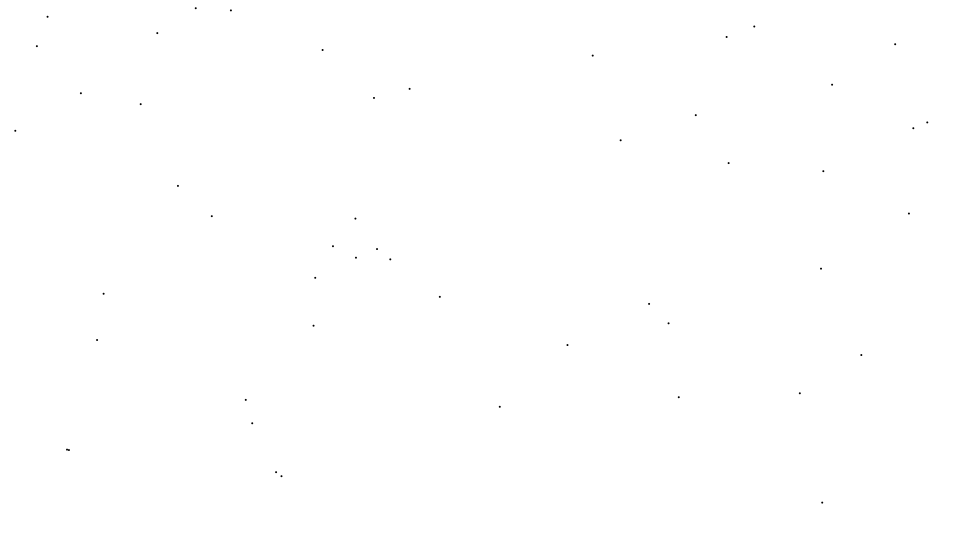
Frame 1 (no input)
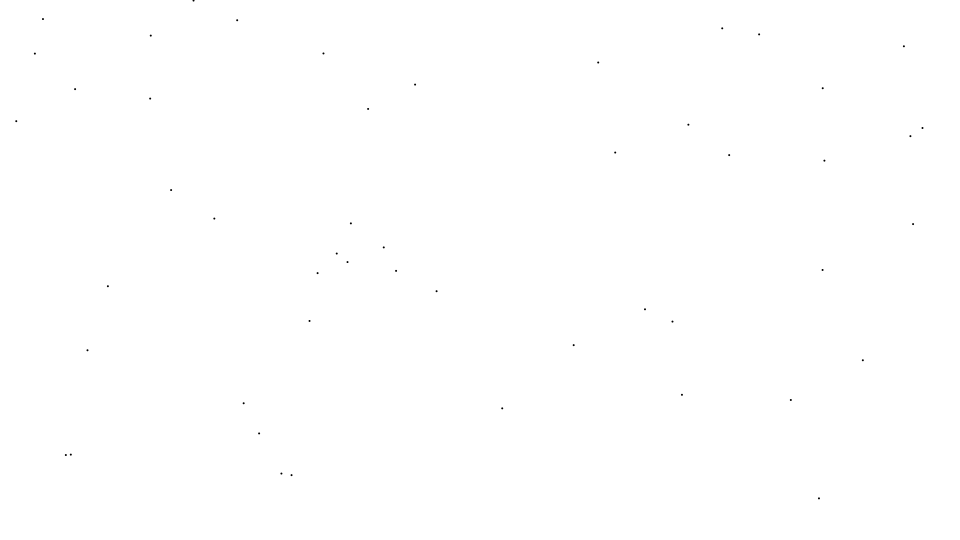
Frame 60 (the mouse pressed at the canvas centre just before this capture)
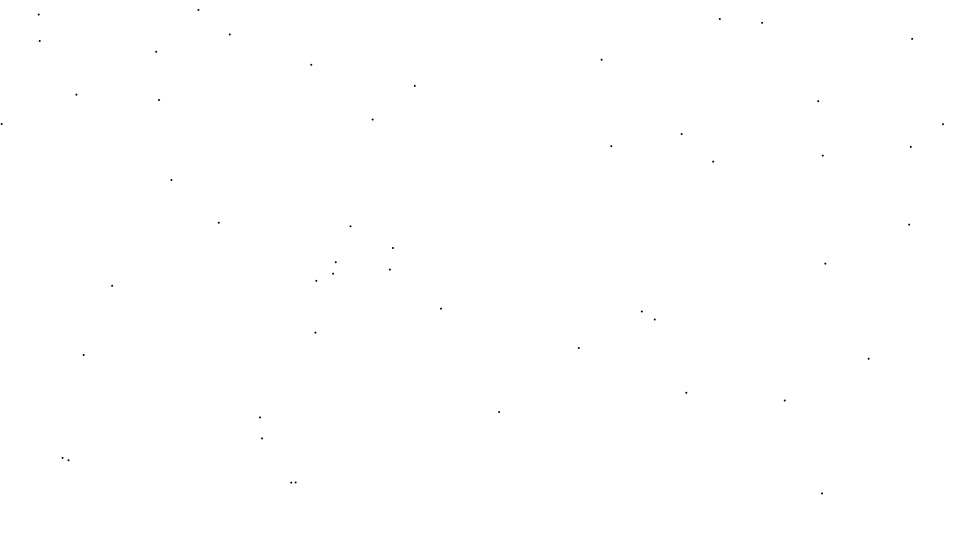
Frame 120 (the mouse held since frame 60 and released just before this capture)

The Processing sketch that drew these frames (run headless with seeded random() and noise(); from frame 60 on, the mouse is pressed at the canvas centre):

// Processing sketch: Brownian1
// ── Brownian1.pde
static final int numDots = 50;
float friction = 0.95;
Ball[] dots;

void setup() {
  size(960, 540);
  frameRate(30);
  initialize();
}

void initialize() {
  smooth();
  noStroke();
 
  dots = new Ball[numDots];
  for(int i=0; i<numDots; i++) {
    dots[i] = new Ball(1);
    dots[i].x = random(width);
    dots[i].y = random(height);
    dots[i].vx = 0;
    dots[i].vy = 0;
    dots[i].setFillColor(color(0));
  }
}

void draw() {
  background(255);
  
  for(int i=0; i<numDots; i++) {
    Ball dot = dots[i];
    dot.vx += random(0.2) - 0.1;
    dot.vy += random(0.2) - 0.1;
    dot.x += dot.vx;
    dot.y += dot.vy;
    dot.vx *= friction;
    dot.vy *= friction;
        
    if(dot.x > width) {
      dot.x = 0;
    }else if(dot.x < 0) {
      dot.x = width;
    }
    if(dot.y > height) {
      dot.y = 0;
    }else if(dot.y < 0) {
      dot.y = height;
    }
    dot.update();
  }
}

////////////////////////////////

class Ball extends Sprite {
  float radius;
  float vx, vy;
  float mass = 1;
  
  Ball(float radius){
    super();
    this.radius = radius;
  }
  
  void draw(){
    if(dist(mouseX, mouseY, x, y) < radius) {
      isRollOver = true;
    }else{
      isRollOver = false;
    }
    ellipse(0, 0, radius*2, radius*2);
  }
}

////////////////////////////////

class Sprite extends Object {
  float x, y;
  float scaleX, scaleY;
  float width, height;
  float rotation;
  boolean visible;
  color strokeColor;
  color fillColor;
  Boolean isStroke;
  Boolean isFill;
  Boolean isRollOver;
  Boolean locked;
  float xoff, yoff;
 
  Sprite() {
    super();
    scaleX = 1.0;
    scaleY = 1.0;
    strokeColor = color(0);
    fillColor = color(0);
    isStroke = false;
    isFill = false;
    isRollOver = false;
    locked = false;
    visible = true;
  }
  
  void update() {
    if(! visible) return;
    pushMatrix();
    if(locked){
  x = mouseX - xoff;
  y = mouseY - yoff;
    }  
    translate(x, y);
    scale(scaleX, scaleY);
    rotate(rotation * PI / 180.0);
    if(isStroke) stroke(strokeColor);
    if(isFill) fill(fillColor);
    draw();
    popMatrix();
  }
  
  void setStrokeColor(color strokeColor) {
    this.strokeColor = strokeColor;
    isStroke = true;
  }
  
  void setFillColor(color fillColor) {
    this.fillColor = fillColor;
    isFill = true;
  }
  
  void startDrag() {
    if(isRollOver){
      locked = true;
      xoff = mouseX - x;
      yoff = mouseY - y;
    }
  }
  
  void stopDrag() {
    locked = false;
  }
  
  void draw() {}
}

////////////////////////////////

class Point extends Object {
  float x, y;
  
  Point(float x, float y) {
    super();
    this.x = x;
    this.y = y;
  }
}

////////////////////////////////

class Object {
  Object() {}
}
